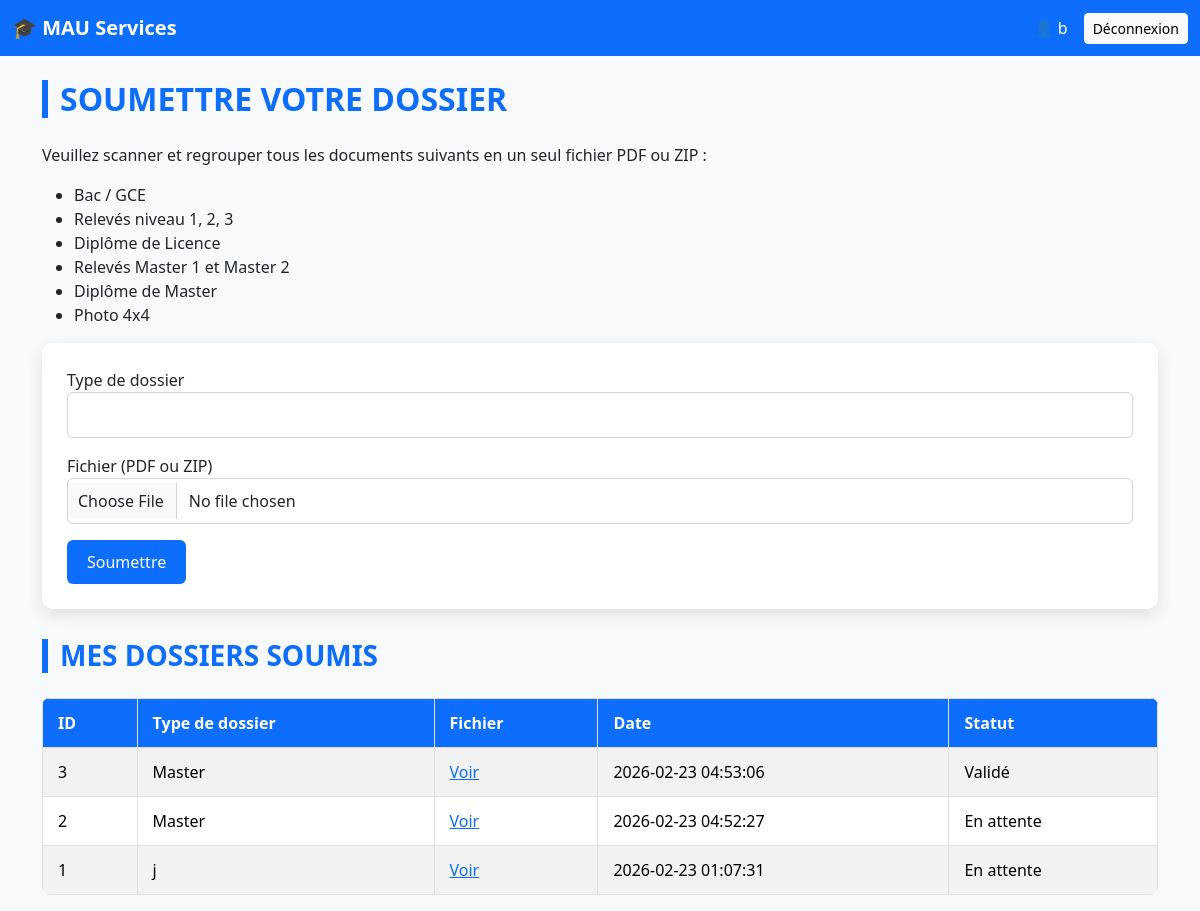
The page /services/depot.php (signed in) on the database its author committed.
### tables this page shows
CREATE TABLE `demandes_dossier` (
  `id` int(11) NOT NULL,
  `user_id` int(11) DEFAULT NULL,
  `type_dossier` varchar(100) DEFAULT NULL,
  `document` varchar(255) DEFAULT NULL,
  `statut` varchar(50) DEFAULT 'En attente',
  `created_at` timestamp NOT NULL DEFAULT current_timestamp()
);

### services/depot.php (the view, shortened to what this page needs)
<?php
include("../includes/header.php");
include("../config/db.php");
?>
<h2 class="decorated">Soumettre votre dossier</h2>
<p>Veuillez scanner et regrouper tous les documents suivants en un seul fichier PDF ou ZIP :</p>
<ul>
    <li>Bac / GCE</li>
    <li>Relevés niveau 1, 2, 3</li>
    <li>Diplôme de Licence</li>
    <li>Relevés Master 1 et Master 2</li>
    <li>Diplôme de Master</li>
    <li>Photo 4x4</li>
</ul>
<form method="POST" enctype="multipart/form-data">
    <div class="mb-3">
        <label>Type de dossier</label>
        <input type="text" name="type_dossier" class="form-control" required>
    </div>
    <div class="mb-3">
        <label>Fichier (PDF ou ZIP)</label>
        <input type="file" name="document" class="form-control" required>
    </div>
    <button type="submit" name="submit" class="btn btn-primary">Soumettre</button>
</form>
<h3 class="decorated">Mes dossiers soumis</h3>
<?php
$user_id = $_SESSION['user_id'];
$res = $conn->prepare("SELECT * FROM demandes_dossier WHERE user_id = ? ORDER BY created_at DESC");
$res->bind_param("i", $user_id);
$res->execute();
$result = $res->get_result();
if($result->num_rows > 0){
    echo "<table class='table table-bordered table-striped'>";
    echo "<thead><tr>
            <th>ID</th>
            <th>Type de dossier</th>
            <th>Fichier</th>
            <th>Date</th>
            <th>Statut</th>
          </tr></thead><tbody>";
    while($row = $result->fetch_assoc()){
        $statut = isset($row['statut']) ? $row['statut'] : "En attente";
        $date = isset($row['created_at']) ? $row['created_at'] : "";
        $file_link = "<a href='".$row['document']."' target='_blank'>Voir</a>";
        echo "<tr>
                <td>".$row['id']."</td>
                <td>".$row['type_dossier']."</td>
                <td>".$file_link."</td>
                <td>".$date."</td>
                <td>".$statut."</td>
              </tr>";
    }
    echo "</tbody></table>";
} else {
    echo "<div class='alert alert-info'>Vous n'avez encore soumis aucun dossier.</div>";
}
?>
<?php include("../includes/footer.php"); ?>

### services/depot.php (style rules this page uses)
body { background-color: #f8f9fa; font-family: 'Segoe UI', Tahoma, Geneva, Verdana, sans-serif; }
h2.decorated, h3.decorated { color: #0d6efd; border-left: 6px solid #0d6efd; padding-left: 12px; margin-bottom: 25px; font-weight: 600; text-transform: uppercase; }
form { background: #fff; padding: 25px; border-radius: 10px; box-shadow: 0 6px 15px rgba(0,0,0,0.1); margin-bottom: 30px; }
input[type="text"], input[type="file"] { border-radius: 6px; border: 1px solid #ced4da; padding: 10px; width: 100%; }
button.btn-primary { background-color: #0d6efd; border: none; padding: 10px 20px; transition: all 0.3s; }
.table { background: #fff; border-radius: 8px; overflow: hidden; }
.table th { background-color: #0d6efd; color: #fff; padding: 12px 15px; text-align: left; }
.table td { padding: 12px 15px; }

### rows shown on the page
demandes_dossier: id "3", type_dossier "Master", created_at "2026-02-23 04:53:06", statut "Validé"
demandes_dossier: id "2", type_dossier "Master", created_at "2026-02-23 04:52:27", statut "En attente"
demandes_dossier: id "1", type_dossier "j", created_at "2026-02-23 01:07:31", statut "En attente"

### other values the page prints
$_SESSION['nom'] "b"
